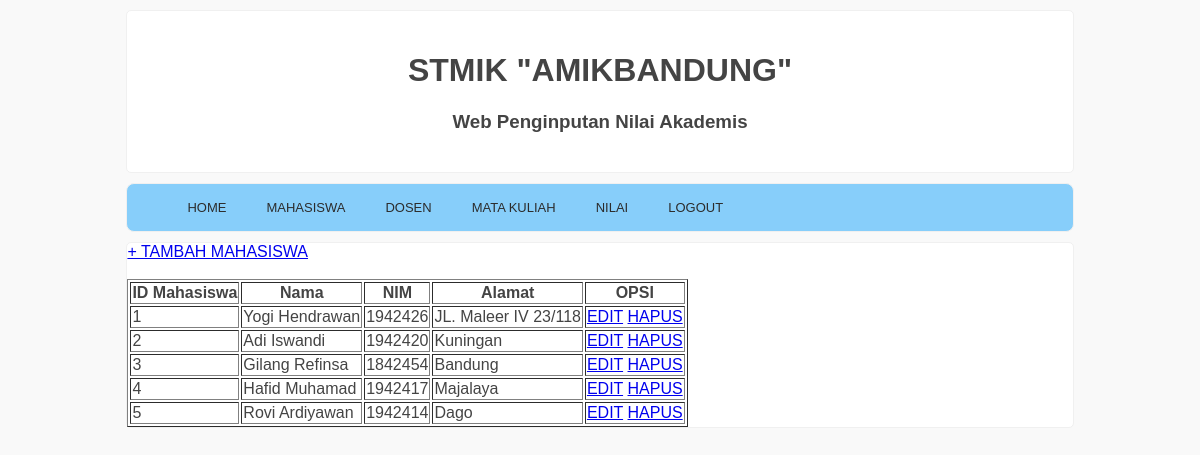
Screenshot of /admin/?page=mahasiswa with the database file from the repository.
### tables this page shows
CREATE TABLE `mahasiswa` (
  `id` int(11) NOT NULL,
  `nama` varchar(50) NOT NULL,
  `nim` int(11) NOT NULL,
  `alamat` varchar(50) NOT NULL
);

### src/admin/halaman/operasi_mahasiswa/mahasiswa.php (the view)
<!DOCTYPE html>
<html>
<body>
  <a href="index.php?page=tambah_mahasiswa">+ TAMBAH MAHASISWA</a>
  <br />
  <br />
  <table border="1">
    <tr>
      <th>ID Mahasiswa</th>
      <th>Nama</th>
      <th>NIM</th>
      <th>Alamat</th>
      <th>OPSI</th>
    </tr>
    <?php
    include 'koneksi.php';
    $no = 1;
    $data = mysqli_query($koneksi,"select * from mahasiswa");
    while($d = mysqli_fetch_array($data)){
        ?>
    <tr>
      <td><?php echo $no++; ?></td>
      <td><?php echo $d['nama']; ?></td>
      <td><?php echo $d['nim']; ?></td>
      <td><?php echo $d['alamat']; ?></td>
      <td>
        <a href="index.php?page=edit_mahasiswa&id=<?php echo $d['id']; ?>">EDIT</a>
        <a href="index.php?page=hapus_mahasiswa&id=<?php echo $d["id"]; ?>"
          onclick="return confirm('Apakah anda yakin untuk menghapus data ini?');">HAPUS</a>
      </td>
    </tr>
    <?php
    }
    ?>
  </table>
</body>
</html>

### src/admin/style.css (style rules this page uses)
body { background-color: #f9f9f9; font-size: 16px; color: #444; font-family: sans-serif; }

### rows the page displays
mahasiswa: nama "Yogi Hendrawan", nim "1942426", alamat "JL. Maleer IV 23/118"
mahasiswa: nama "Adi Iswandi", nim "1942420", alamat "Kuningan"
mahasiswa: nama "Gilang Refinsa", nim "1842454", alamat "Bandung"
mahasiswa: nama "Hafid Muhamad", nim "1942417", alamat "Majalaya"
mahasiswa: nama "Rovi Ardiyawan", nim "1942414", alamat "Dago"
